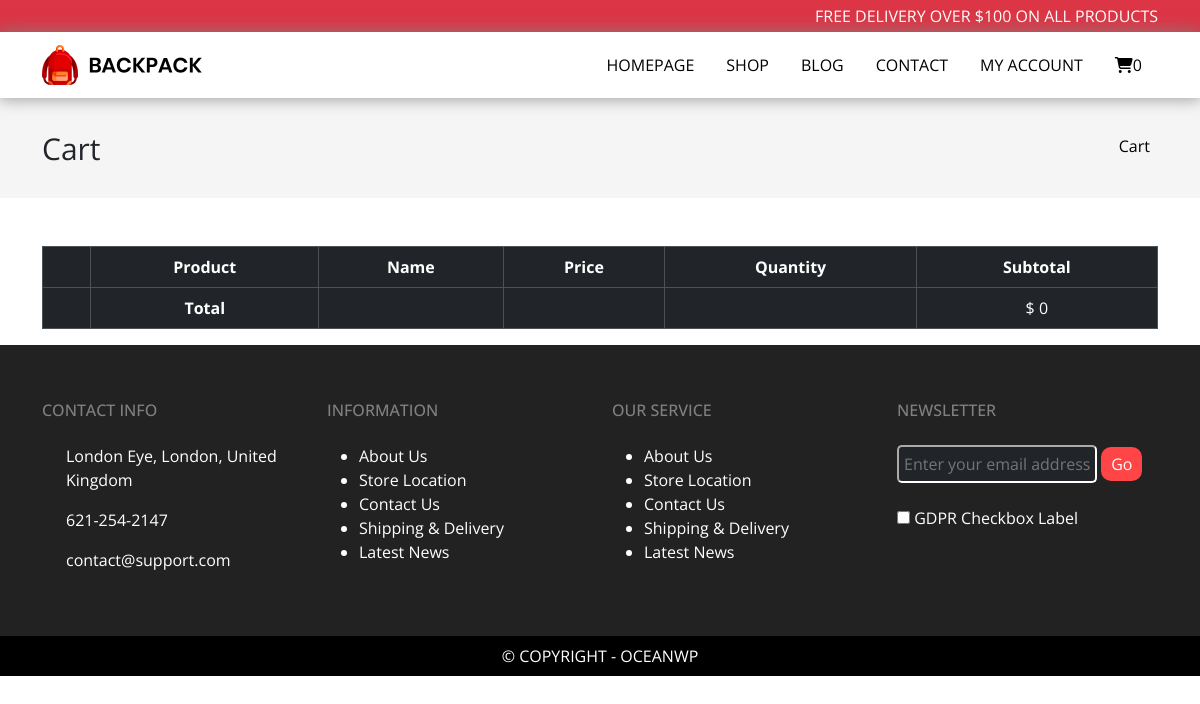
/cart, run on an earlier commit of the app's database.
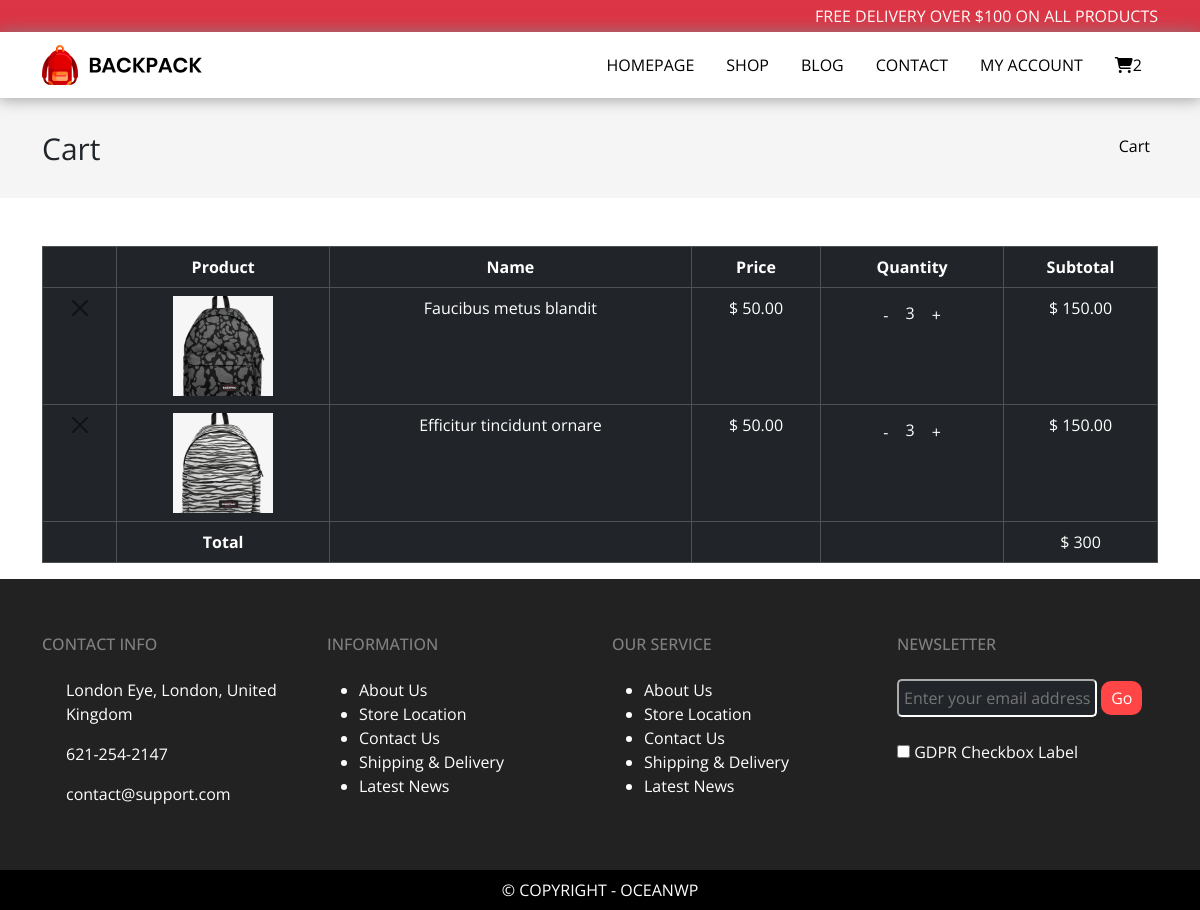
And on a later commit of the database.
### webApp/models.py (models this page shows, shortened)
class cartproduct(models.Model): #cartitem added in cartpage
    name=models.CharField(max_length=20)
    image=models.ImageField(upload_to='images')
    price=models.CharField(max_length=20)
    quantity=models.CharField(max_length=20,default=1)
    subtotal=models.CharField(max_length=20,default=50)

### webApp/views.py (the view)
# urls.py: path('cart', views.cart),
def cart(request):
    obj1=cartproduct.objects.all()
    newobj=list(obj1)
    total=0
    for i in newobj:
        total=total+int(i.subtotal)
    length=len(obj1)
    return render(request, 'cart.html',{'data':obj1,"length":length,'totalAmount':total})

### webApp/templates/cart.html (shortened to what this page needs)
{% extends "base.html" %}
{% load static %}
  {% block body %}
  <div class="container-fluid mb-5" style="background-color:#f5f5f5;">
    <div class="container">
      <div class="raw">
        <div class="col-md-12 align-content-center" style="background-color:#f5f5f5;height: 100px">
          <span style="font-size: 30px;">Cart</span>
          <a href="cart" class="float-end align-content-center p-2 b1 a1">Cart</a>
        </div>
      </div>
    </div>
  </div>
  <div class="container">
    <table class="table table-bordered rounded-1 table-hover table-dark">
      <tr class="text-center">
        <th></th>
        <th>Product</th>
        <th>Name</th>
        <th>Price</th>
        <th>Quantity</th>
        <th>Subtotal</th>
      </tr>
      {%for i in data%}
      <tr class="text-center align-item-center">
        <td>
          <form action="deletecart" method="post">
            <button type="submit" class="btn-close" aria-label="Close"></button>
          </form>
        </td>
        <td><img src="media/{{i.image}}" alt="" style="height: 100px;width:100px;"></td>
        <td>{{i.name}}</td>
        <td>{{i.price}}</td>
        <td>
          <form action="decriment" method="post" style="display: inline;">
            <input type="submit" class="btn btn-dark" value="-">
          </form>
          {{i.quantity}}
          <form action="increment" method="post" style="display: inline;">
            <input type="submit" class="btn btn-dark" value="+">
          </form>
        </td>
        <td>
          $ {{i.subtotal}}.00
        </td>
      </tr>
      {%endfor%}
      <tr class="text-center">
          <td></td>
          <td><b>Total</b></td>
          <td></td>
          <td></td>
          <td></td>
          <td>$ {{totalAmount}}</td>
      </tr>
    </table>
  </div>
  {% endblock body %}

### webApp/templates/base.html (shortened to what this page needs)
{% load static %}
<!DOCTYPE html>
<html lang="en">
<head>
    <link rel="stylesheet" href="{% static 'index.css' %}">
    <link href="https://cdn.jsdelivr.net/npm/bootstrap@5.3.3/dist/css/bootstrap.min.css" rel="stylesheet">
    <link rel="stylesheet" href="https://cdnjs.cloudflare.com/ajax/libs/font-awesome/4.7.0/css/font-awesome.min.css">
    <link rel="stylesheet" href="https://cdnjs.cloudflare.com/ajax/libs/font-awesome/6.5.2/css/all.min.css"
 />
</head>
<body>
    <div class="container-fluid bg-danger">
        <div class="container d-flex align-item-center justify-content-end">
            <span class="mt-1 mb-1 cl1">FREE DELIVERY OVER $100 ON ALL PRODUCTS</span>
        </div>
    </div>
    <nav class="navbar navbar-expand-md sticky-top"
        style="background-color:white;box-shadow: 0px 0px 15px 1px #808080c7">
        <div class="container">
            <a class="navbar-brand" href="#"><img style="width: 50%;" src="{% static 'img/logo.png' %}" alt=""></a>
            <div class="collapse navbar-collapse justify-content-end" id="collapsibleNavbar">
                <ul class="navbar-nav">
                    <li class="nav-item px-2">
                        <a class="nav-link nav1" href="/">HOMEPAGE</a>
                    </li>
                    <li class="nav-item px-2">
                        <a class="nav-link nav1" href="shop">SHOP</a>
                    </li>
                    <li class="nav-item px-2">
                        <a class="nav-link nav1" href="blog">BLOG</a>
                    </li>
                    <li class="nav-item px-2">
                        <a class="nav-link nav1" href="contact">CONTACT</a>
                    </li>
                    <li class="nav-item px-2">
                        <a class="nav-link nav1" href="account">MY ACCOUNT</a>
                    </li>
                    <li class="nav-item px-2">
                        <a class="nav-link nav1" href="cart">
                            <i class="fa-solid fa-cart-shopping ion"></i>{{length}}
                        </a>
                    </li>
                </ul>
            </div>
        </div>
    </nav>
    {% block body %}
    {% endblock body %}
    <footer>
        <div class="container-fluid bcb cl1 py-5">
            <div class="container">
                <div class="row">
                    <div class="col-md-3 mt-2">
                        <h6 class="mb-4" style="color: gray">CONTACT INFO</h6>
                        <p class="ps-4">London Eye, London, United Kingdom</p>
                        <p class="ps-4">621-254-2147</p>
                        <p class="ps-4"><a href="mailto:contact@support.com" class="b">contact@support.com</a></p>
                    </div>
                    <div class="col-md-3 mt-2">
                        <h6 class="mb-4" style="color: gray">INFORMATION</h6>
                        <ul class="ul">
                            <li><a href="#" class="b">About Us</a></li>
                            <li><a href="#" class="b">Store Location</a></li>
                            <li><a href="#" class="b">Contact Us</a></li>
                            <li><a href="#" class="b">Shipping & Delivery</a></li>
                            <li><a href="#" class="b">Latest News</a></li>
                        </ul>
                    </div>
                    <div class="col-md-3 mt-2">
                        <h6 class="mb-4" style="color: gray">OUR SERVICE</h6>
                        <ul class="ul">
                            <li><a href="#" class="b">About Us</a></li>
                            <li><a href="#" class="b">Store Location</a></li>
                            <li><a href="#" class="b">Contact Us</a></li>
                            <li><a href="#" class="b">Shipping & Delivery</a></li>
                            <li><a href="#" class="b">Latest News</a></li>
                        </ul>
                    </div>
                    <div class="col-md-3 mt-2">
                        <h6 class="mb-4" style="color: gray">NEWSLETTER</h6>
                        <div class="dv">
                            <input type="email" placeholder="Enter your email address"
                                style="width: 200px;padding: 5px 5px;border-radius: 5px;outline: none;color:white"
                                class="border-2 border-white bg-dark">
                            <button class="btn3">Go</button>
                        </div>
                        <input type="checkbox" class="mt-3">
                        <span>GDPR Checkbox Label</span>
                    </div>
                </div>
            </div>
        </div>
        <div class="container-fluid bcbb cl1">
            <div class="container">
                <div class="row">
                    <div class="col-md-12 text-center py-2">
                        <p class="m-0">© COPYRIGHT - OCEANWP</p>
                    </div>
                </div>
            </div>
        </div>
    </footer>
</body>
</html>

### webApp/static/index.css (style rules this page uses)
* { margin: 0px; padding: 0px; font-family: "Open Sans", sans-serif; }
.cl1 { color: white; }
.btn3 { padding: 10px 15px;color: white;background-color: #ff4545;border: none; }

### webApp/templates/cart.html (style rules this page uses)
.nav1 { color: black; text-decoration: none; }
.a1 { text-decoration: none; color: black; }
.b1 { color: black; }
.bcb { background-color: #222222; }
.bcbb { background-color: black; }
.dv { height: 50px; width: auto; position: relative; margin-top: 25px; }
.b { color: white; text-decoration: none; }
.btn3 { padding: 5px 10px; color: white; background-color: #ff4545; border: none; border-radius: 10px; }

What changed in the data, as far as the page shows it:
added cartproduct: image (picture), name "Faucibus metus blandit", price "$ 50.00", quantity "3", subtotal "150"
added cartproduct: image (picture), name "Efficitur tincidunt ornare", price "$ 50.00", quantity "3", subtotal "150"
Also different on the page:
{{ length }}: "0" → "2"
{{ totalAmount }}: "0" → "300"
